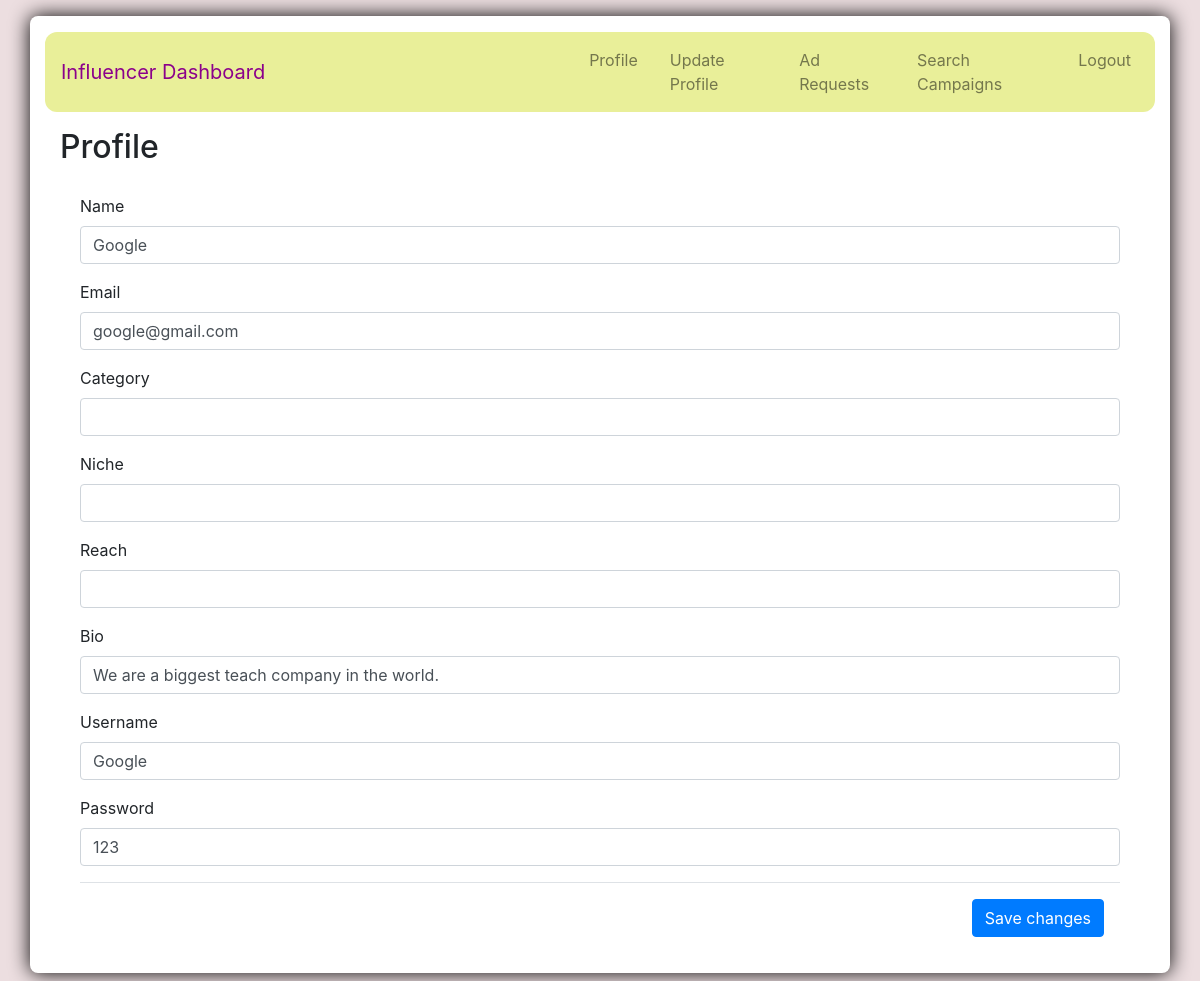
The page /inf_update/1 on the database its author committed.
### model.py (models this page shows)
class User(db.Model):
    id = db.Column(db.Integer, primary_key=True)
    Email = db.Column(db.String(80), unique=True, nullable=False)
    Name = db.Column(db.String(80), unique=False, nullable=False)
    Username = db.Column(db.String(80), nullable=False)
    Password = db.Column(db.String(120), unique=False, nullable=False)
    Role = db.Column(db.String(80), unique=False, nullable=False)
    Bio = db.Column(db.String(150), unique=False, nullable=False)
    flagged = db.Column(db.Boolean, nullable=False, default=False)
    sponsor = db.relationship('Sponsor', backref='user', uselist=False,cascade='all, delete-orphan')
    influencer = db.relationship('Influencer', back_populates='user', uselist=False,lazy=True,cascade='all, delete-orphan')

### app.py (the view, shortened to what this page needs)
@app.route('/inf_update/<int:id>', methods=['GET', 'POST'])
def inf_update(id):
    if request.method == 'GET':
        user = User.query.filter_by(id=id).first()
        return render_template('inf_update.html', user=user)

### templates/inf_update.html (shortened to what this page needs)
<!DOCTYPE html>
<html lang="en">
<head>
  <link href="https://stackpath.bootstrapcdn.com/bootstrap/4.5.2/css/bootstrap.min.css" rel="stylesheet">
</head>
<body style="background-color: rgb(236, 222, 224);">
  <div class="container mt-3 pt-3 mb-3" style="box-shadow: 0px 0px 20px rgba(0,0,0.1);  border-radius: 8px; background-color: white;">
    {% include 'nav_influ.html' %}
    <div class="container mt-3">
      <h2>Profile</h2>
      <div class="card-body">
        <form action="{{url_for('inf_update',id=user.id)}}" method="post">
            <div>
                <div class="form-group">
                  <label for="Name">Name</label>
                  <input type="text" class="form-control" id="Name" name="Name" value="{{ user.Name }}">
                </div>
                <div class="form-group">
                  <label for="Email">Email</label>
                  <input type="text" class="form-control" id="Email" name="Email" value="{{ user.Email }}">
                </div>
                  <div class="form-group">
                      <label for="category">Category</label>
                      <input type="text" class="form-control" id="category" name="Category" value="{{ user.influencer.Category }}">
                  </div>
                  <div class="form-group">
                      <label for="Niche">Niche</label>
                      <input type="text" class="form-control" id="Niche" name="Niche" value="{{ user.influencer.Niche }}">
                  </div>
                  <div class="form-group">
                      <label for="Reach">Reach</label>
                      <input type="text" class="form-control" id="Reach" name="Reach" value="{{ user.influencer.Reach }}">
                  </div>
              </div>
            <div class="form-group">
              <label for="Bio">Bio</label>
              <input type="text" class="form-control" id="Bio" name="Bio" value="{{ user.Bio}}">
            </div>
            <div class="form-group">
              <label for="Username">Username</label>
              <input type="text" class="form-control" id="Username" name="Username" value="{{ user.Username }}">
            </div>
            <div class="form-group">
              <label for="Password">Password</label>
              <input type="text" class="form-control" id="Password" name="Password" value="{{ user.Password }}">
            </div>
            <div class="modal-footer">
                <button type="submit" class="btn btn-primary">Save changes</button>
            </div>
         </form>
      </div>
    </div>
  </div>
</body>
</html>

### rows shown on the page
User: Name "Google", Email "google@gmail.com", Bio "We are a biggest teach company in the world.", Username "Google", Password "123"
